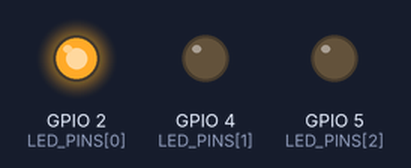
A program run on a simulated ESP32. Parts: output pins drawn as LEDs (lit = HIGH).

Above: at 0.15 s.
At 1.35 s:
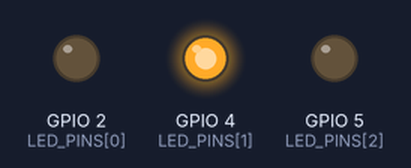
At 2.55 s:
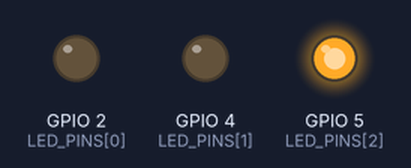
Timing chart, 0 to 3.0 s (numbered marks = the images above):
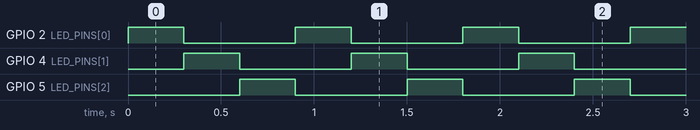

Measured:
- by itself, GPIO 2 (LED_PINS[0]), GPIO 4 (LED_PINS[1]), GPIO 5 (LED_PINS[2]): alternates HIGH for 0.30 s and LOW for 0.60 s
- by itself, everything shown: repeats every 0.90 s, in 4 steps

The program:

main.cpp
```cpp
/**
 * VÍ DỤ 1-02: ĐIỀU KHIỂN NHIỀU ĐÈN LED
 */
#include <Arduino.h>

const int LED_PINS[] = {2, 4, 5};
const int NUM_LEDS = sizeof(LED_PINS) / sizeof(LED_PINS[0]);

void setup() {
    for (int i = 0; i < NUM_LEDS; i++) {
        pinMode(LED_PINS[i], OUTPUT);
        digitalWrite(LED_PINS[i], LOW);
    }
}

void loop() {
    for (int i = 0; i < NUM_LEDS; i++) {
        digitalWrite(LED_PINS[i], HIGH);
        delay(300);
        digitalWrite(LED_PINS[i], LOW);
    }
}
```
